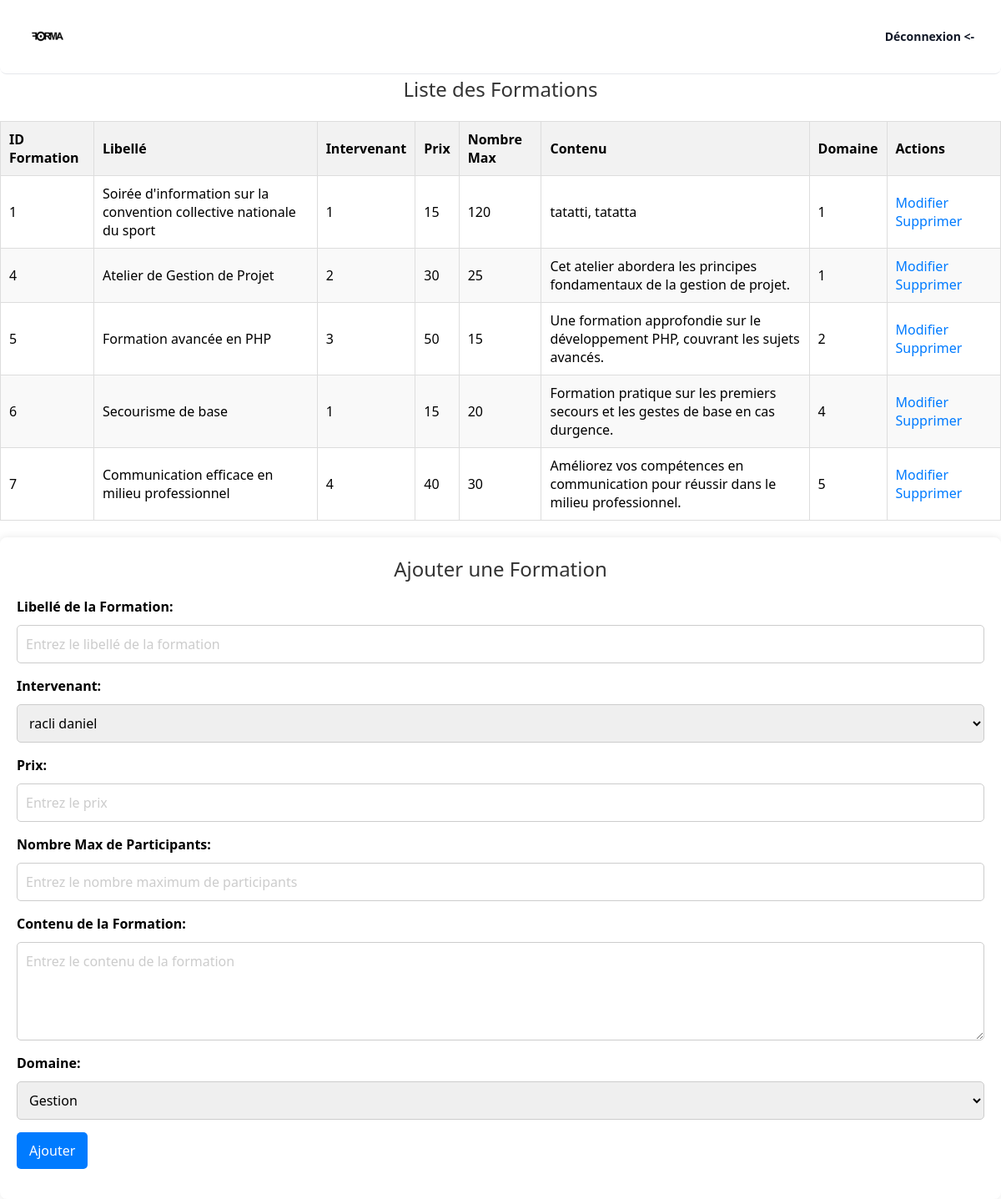
Page /tableau_formation_admin.php (signed in) on the committed database.
### tables this page shows
CREATE TABLE IF NOT EXISTS `formation` (
  `id_form` int NOT NULL,
  `libelle_form` varchar(100) DEFAULT NULL,
  `intervenant` int DEFAULT NULL,
  `prix` double DEFAULT NULL,
  `nb_max` int DEFAULT NULL,
  `contenu_form` varchar(1000) DEFAULT NULL,
  `id_domaine` int NOT NULL,
  PRIMARY KEY (`id_form`),
  KEY `id_domaine` (`id_domaine`)
);

### tableau_formation_admin.php (the view, shortened to what this page needs)
<?php
include("./navbar.php");
$sql = "SELECT * FROM formation";
$resultat = $connexion->query($sql);
$formations = $resultat->fetchAll(PDO::FETCH_ASSOC);
$sqlIntervenants = "SELECT id_interlocuteur, CONCAT(nom, ' ', prenom) AS intervenant_nom FROM interlocuteur";
$resultatIntervenants = $connexion->query($sqlIntervenants);
$intervenants = $resultatIntervenants->fetchAll(PDO::FETCH_ASSOC);
$sqlDomaines = "SELECT id_domaine, libelle_domaine FROM domaine_formation";
$resultatDomaines = $connexion->query($sqlDomaines);
$domaines = $resultatDomaines->fetchAll(PDO::FETCH_ASSOC);
?>
<!DOCTYPE html>
<html lang="fr">
<link href="./css/tableau_admin.css" rel="stylesheet">
<body>
    <h1 class="page-title">Liste des Formations</h1>
    <table class="data-table">
        <thead>
            <tr>
                <th>ID Formation</th>
                <th>Libellé</th>
                <th>Intervenant</th>
                <th>Prix</th>
                <th>Nombre Max</th>
                <th>Contenu</th>
                <th>Domaine</th>
                <th>Actions</th>
            </tr>
        </thead>
        <tbody>
            <?php foreach ($formations as $formation) : ?>
                <tr>
                    <td><?= $formation['id_form']; ?></td>
                    <td><?= $formation['libelle_form']; ?></td>
                    <td><?= $formation['intervenant']; ?></td>
                    <td><?= $formation['prix']; ?></td>
                    <td><?= $formation['nb_max']; ?></td>
                    <td><?= $formation['contenu_form']; ?></td>
                    <td><?= $formation['id_domaine']; ?></td>
                    <td>
                        <a href="./formulaire_modifier_formation.php?id=<?= $formation['id_form']; ?>" class="action-link">Modifier</a>
                        <a href="./include/supprimer_formation.php?id=<?= $formation['id_form']; ?>" class="action-link">Supprimer</a>
                    </td>
                </tr>
            <?php endforeach; ?>
        </tbody>
    </table>
    <div class="add-form-container">
        <div class="page-title">
            <h1>Ajouter une Formation</h1>
        </div>
        <form action="./include/ajouter_formation.php" method="POST" class="add-form">
            <div class="form-group">
                <label for="libelle" class="form-label">Libellé de la Formation:</label>
                <input type="text" name="libelle" class="form-input" required placeholder="Entrez le libellé de la formation">
            </div>
            <div class="form-group">
                <label for="intervenant" class="form-label">Intervenant:</label>
                <select name="intervenant" class="form-input" required>
                    <?php foreach ($intervenants as $intervenantItem) : ?>
                        <option value="<?= $intervenantItem['id_interlocuteur']; ?>"><?= $intervenantItem['intervenant_nom']; ?></option>
                    <?php endforeach; ?>
                </select>
            </div>
            <div class="form-group">
                <label for="prix" class="form-label">Prix:</label>
                <input type="number" name="prix" class="form-input" required placeholder="Entrez le prix">
            </div>
            <div class="form-group">
                <label for="nb_max" class="form-label">Nombre Max de Participants:</label>
                <input type="number" name="nb_max" class="form-input" required placeholder="Entrez le nombre maximum de participants">
            </div>
            <div class="form-group">
                <label for="contenue_form" class="form-label">Contenu de la Formation:</label>
                <textarea name="contenue_form" class="form-input" rows="4" placeholder="Entrez le contenu de la formation"></textarea>
            </div>
            <div class="form-group">
                <label for="id_domaine" class="form-label">Domaine:</label>
                <select name="id_domaine" class="form-input" required>
                    <?php foreach ($domaines as $domaine) : ?>
                        <option value="<?= $domaine['id_domaine']; ?>"><?= $domaine['libelle_domaine']; ?></option>
                    <?php endforeach; ?>
                </select>
            </div>
            <button type="submit" class="form-button">Ajouter</button>
        </form>
    </div>
</body>
</html>

### css/tableau_admin.css (style rules this page uses)
.page-title { color: #333; }
.data-table { width: 100%; border-collapse: collapse; margin-top: 20px; background-color: #fff; }
.data-table th, .data-table td { border: 1px solid #ddd; padding: 10px; text-align: left; }
.data-table th { background-color: #f2f2f2; }
.data-table tr:nth-child(even) { background-color: #f9f9f9; }
.action-link { text-decoration: none; color: #007bff; margin-right: 10px; }
.add-form-container { background-color: #fff; padding: 20px; border-radius: 8px; box-shadow: 0 0 10px rgba(0, 0, 0, 0.1); margin-top: 20px; }
.form-group { margin-bottom: 15px; }
.form-label { display: block; margin-bottom: 5px; font-weight: bold; }
.form-input { width: 100%; padding: 10px; border: 1px solid #ccc; border-radius: 5px; box-sizing: border-box; margin-top: 5px; }
.form-input::placeholder { color: #ccc; }
.form-button { background-color: #007bff; color: #fff; padding: 10px 15px; border: none; border-radius: 5px; cursor: pointer; }
.page-title { color: #333; font-size: 24px; text-align: center; margin-bottom: 15px; }

### rows in the picture
formation: id_form "1", libelle_form "Soirée d'information sur la convention collective nationale du sport", intervenant "1", prix "15", nb_max "120", contenu_form "tatatti, tatatta", id_domaine "1"
formation: id_form "4", libelle_form "Atelier de Gestion de Projet", intervenant "2", prix "30", nb_max "25", contenu_form "Cet atelier abordera les principes fondamentaux de la gestion de projet.", id_domaine "1"
formation: id_form "5", libelle_form "Formation avancée en PHP", intervenant "3", prix "50", nb_max "15", contenu_form "Une formation approfondie sur le développement PHP, couvrant les sujets avancés.", id_domaine "2"
formation: id_form "6", libelle_form "Secourisme de base", intervenant "1", prix "15", nb_max "20", contenu_form "Formation pratique sur les premiers secours et les gestes de base en cas durgence.", id_domaine "4"
formation: id_form "7", libelle_form "Communication efficace en milieu professionnel", intervenant "4", prix "40", nb_max "30", contenu_form "Améliorez vos compétences en communication pour réussir dans le milieu professionnel.", id_domaine "5"

### other values in the picture
form field intervenant "racli daniel"
form field id_domaine "Gestion"
